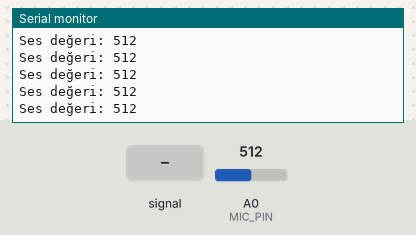
The sketch below on a simulated Arduino Uno, built with avr-gcc and run on an emulated ATmega328P. Shown: the last lines printed to the serial monitor. The test bench sets the inputs (shaded band); at power-on: A0 (MIC_PIN) = 512.

Above: at 1.2 s.
1.3 s: A0 (MIC_PIN) fed a 200 Hz sine of ±81 counts around its level
At 1.56 s:
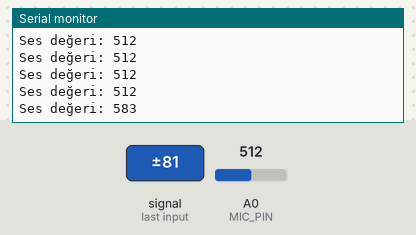
2.8 s: A0 (MIC_PIN) set to 716
At 2.92 s:
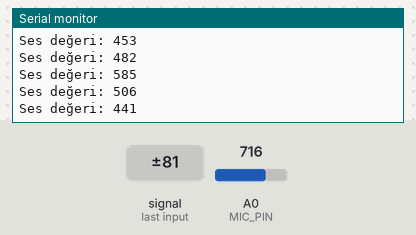
4.3 s: A0 (MIC_PIN) fed a 1000 Hz sine of ±255 counts around its level
At 4.59 s:
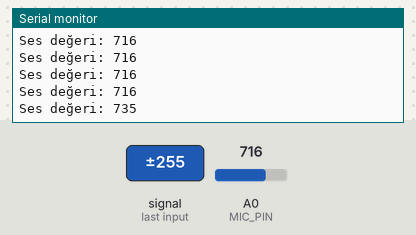
5.8 s: A0 (MIC_PIN) set to 900
At 5.8 s:
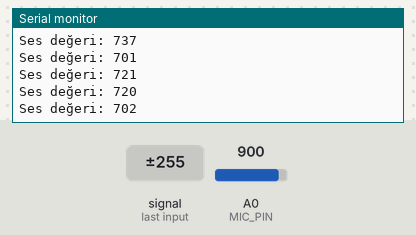
Timing chart, 0 to 8.3 s (numbered marks = the images above; inputs shaded):
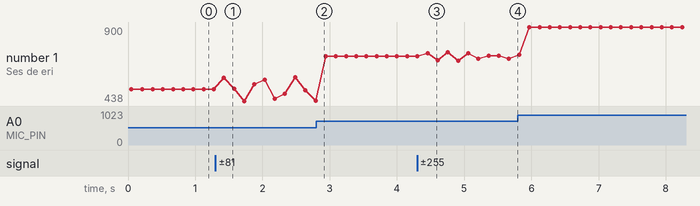

Measured:
- after the input at 1.3 s, the serial monitor: prints a new line after 0.13 s (image 1)
- after the input at 4.3 s, the serial monitor: prints a new line after 0.16 s (image 3)
- plotted number 1: 512 → 441 after the input at 1.3 s, 441 → 716 after the input at 2.8 s, 716 → 702 after the input at 4.3 s, 702 → 900 after the input at 5.8 s

The sketch:

KapiModulu.ino.ino
```cpp
#include <SoftwareSerial.h>

// Pin tanımları
#define TX_PIN 3      // Nano TX → Uno RX (D4)
#define RX_PIN 4      // Nano RX ← Uno TX (D3)
#define MIC_PIN A0    // Mikrofon sensörü analog pin

SoftwareSerial seri(RX_PIN, TX_PIN);

const int ESIG_DEGER = 300;  // Ses eşik değeri (ayarlanabilir)
bool sesAlgilandi = false;

int ortalamaSesOku(int tekrar = 10) {
  long toplam = 0;
  for (int i = 0; i < tekrar; i++) {
    toplam += analogRead(MIC_PIN);
    delay(5);
  }
  return toplam / tekrar;
}

void setup() {
  Serial.begin(9600);
  seri.begin(9600);
  pinMode(MIC_PIN, INPUT);
  Serial.println("Kapı modülü başladı.");
}

void loop() {
  int sesDegeri = ortalamaSesOku();
  Serial.print("Ses değeri: ");
  Serial.println(sesDegeri);

  if (sesDegeri > ESIG_DEGER && !sesAlgilandi) {
    seri.println("DOOR_BELL");
    Serial.println("Mesaj gönderildi: DOOR_BELL");
    sesAlgilandi = true;
  }
  if (sesDegeri <= ESIG_DEGER) {
    sesAlgilandi = false;
  }

  delay(100);
}
```
